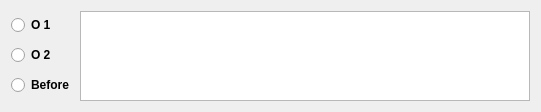
   <widget class="QWidget" name="horizontalLayoutWidget_5">
    <property name="geometry">
     <rect>
      <x>508</x>
      <y>422</y>
      <width>541</width>
      <height>112</height>
     </rect>
    </property>
    <layout class="QHBoxLayout" name="horizontalLayout_5">
     <item>
      <layout class="QVBoxLayout" name="verticalLayout">
       <item>
        <widget class="QRadioButton" name="radioButton_4">
         <property name="font">
          <font>
           <weight>75</weight>
           <bold>true</bold>
          </font>
         </property>
         <property name="text">
          <string>O 1</string>
         </property>
        </widget>
       </item>
       <item>
        <widget class="QRadioButton" name="radioButton_5">
         <property name="font">
          <font>
           <weight>75</weight>
           <bold>true</bold>
          </font>
         </property>
         <property name="text">
          <string>O 2</string>
         </property>
        </widget>
       </item>
       <item>
        <widget class="QRadioButton" name="radioButton_6">
         <property name="font">
          <font>
           <weight>75</weight>
           <bold>true</bold>
          </font>
         </property>
         <property name="text">
          <string>Before</string>
         </property>
        </widget>
       </item>
      </layout>
     </item>
     <item>
      <widget class="QPlainTextEdit" name="plainTextEdit">
       <property name="font">
        <font>
         <family>等线</family>
         <weight>50</weight>
         <bold>false</bold>
        </font>
       </property>
       <property name="readOnly">
        <bool>true</bool>
       </property>
      </widget>
     </item>
    </layout>
   </widget>
